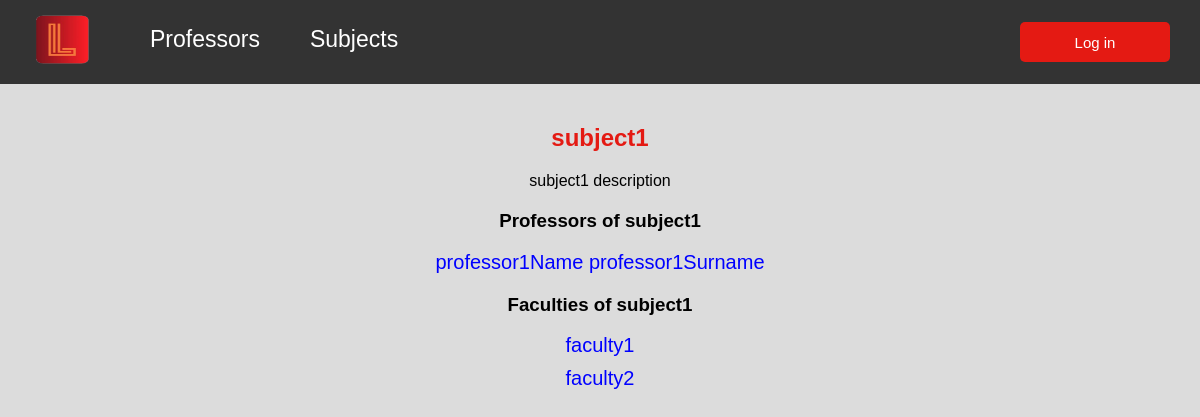
Screenshot of /subject/1 with the database file from the repository.
### university/models/subject.py (models this page shows, shortened)
class Subject(models.Model):
    professors = models.ManyToManyField(
        to="Professor",
        related_name="subjects",
        verbose_name=_("Lecturers"))
    title = models.CharField(max_length=100, verbose_name=_("Title"))
    short_description = models.TextField(verbose_name=_("Short Description"))
    syllabus = models.FileField(upload_to='syllabus', verbose_name=_("Syllabus"))
    class Meta:
        verbose_name = _("Subject")
        verbose_name_plural = _("Subjects")

### university/models/professor.py (models this page shows, shortened)
class Professor(models.Model):
    user = models.OneToOneField(User, on_delete=models.CASCADE, verbose_name=_("User"))
    name = models.CharField(max_length=100, verbose_name=_('First Name'))
    surname = models.CharField(max_length=100, verbose_name=_('Last Name'))
    email = models.EmailField(verbose_name=_('Email'), unique=True)
    class Meta:
        verbose_name = _('Professor')
        verbose_name_plural = _('Professors')

### university/models/faculty.py (models this page shows, shortened)
class Faculty(models.Model):
    subjects = models.ManyToManyField(
        to="Subject",
        related_name='faculty',
        verbose_name=_("Subjects"))
    name = models.CharField(max_length=100, verbose_name=_("Name"))
    class Meta:
        verbose_name = _("Faculty")
        verbose_name_plural = _("Faculties")

### university/views/subject.py (the view)
# urls.py: path('subject/<int:subject_id>', get_subject, name='subject'),
def get_subject(request, subject_id):
    subject = get_object_or_404(Subject, pk=subject_id)
    faculties = subject.faculty.all()
    lecturers = subject.professors.all()
    return render(request, 'other/subject_detail.html',
                  {'lecturers': lecturers, 'faculties': faculties, 'subject': subject})

### university/context_processors.py (called while the page is built, shortened)
def user_roles(request):
    context = {}
    return context

### university/templates/other/subject_detail.html (shortened to what this page needs)
{% extends 'includes/base.html' %}
{% block content %}
    <h2>{{ subject.title }}</h2>
    <p>{{ subject.short_description }}</p>
    <h3>Professors of {{ subject.title }}</h3>
    <ul>
        {% for lecturer in lecturers %}
            <li class="list-item"><a href="/lecturer/{{ lecturer.id }}">{{ lecturer.name }} {{ lecturer.surname }}</a></li>
        {% endfor %}
    </ul>
    <h3>Faculties of {{ subject.title }}</h3>
    <ul>
        {% for faculty in faculties %}
            <li class="list-item"><a href="/faculty/{{ faculty.id }}">{{ faculty.name }}</a></li>
        {% endfor %}
    </ul>
{% endblock %}

### static/university/css/base.css (style rules this page uses)
body { font-family: Arial, sans-serif; margin: 0; padding: 0; background-color: rgb(220, 220, 220); }

### static/university/css/list-pages.css (style rules this page uses)
body { background-color: rgb(220, 220, 220); margin: 0; padding: 0; text-align: center; }
ul { list-style-type: none; padding: 0; }
li { font-size: 20px; margin-top: 30px; }
a { all: unset; cursor: pointer; color: blue; }

### static/university/css/detail-pages.css (style rules this page uses)
body { background-color: rgb(220, 220, 220); margin: 0; padding: 0; text-align: center; }
h2 { color: #e41a13; }
h3 { margin-top: 20px; }
ul { list-style-type: none; padding: 0; }
.list-item { font-size: 20px; margin-top: 10px; }
a { all: unset; cursor: pointer; color: blue; }

### static/university/css/header.css (style rules this page uses)
body { margin: 0; padding: 0; }

### rows the page displays
Subject: title "subject1", short_description "subject1 description"
Professor: name "professor1Name", surname "professor1Surname"
Faculty: name "faculty1"
Faculty: name "faculty2"
